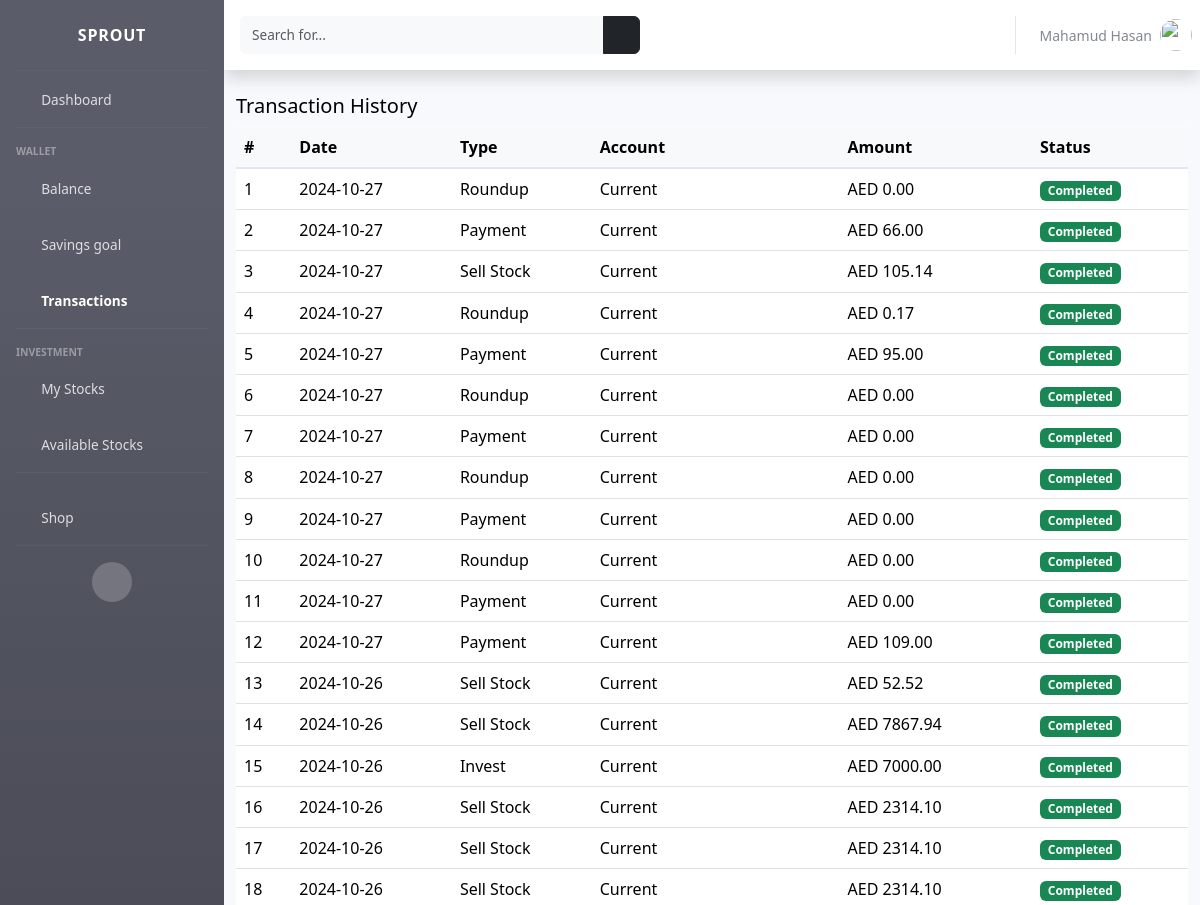
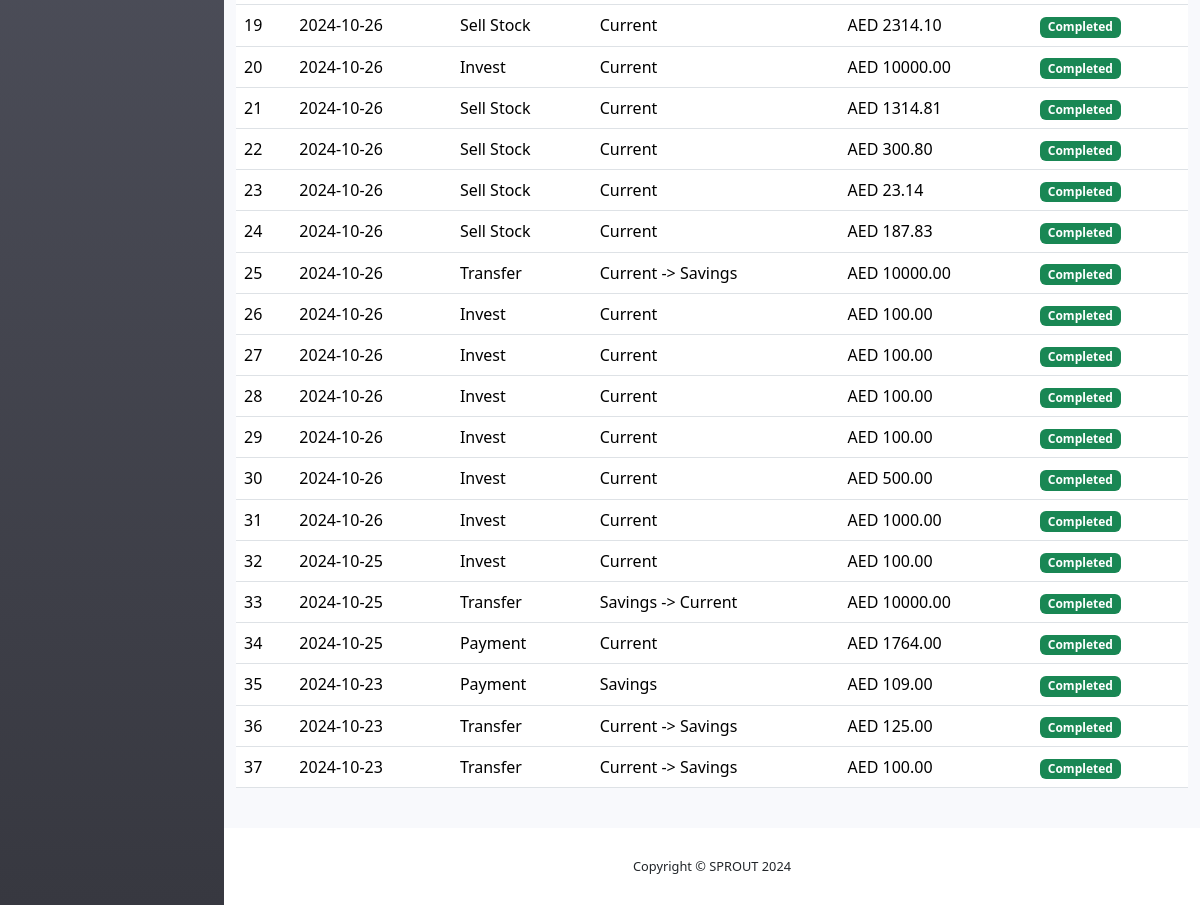
/wallet/transactions/ (signed in), run on an earlier commit of the app's database (2 pictures, top to bottom).
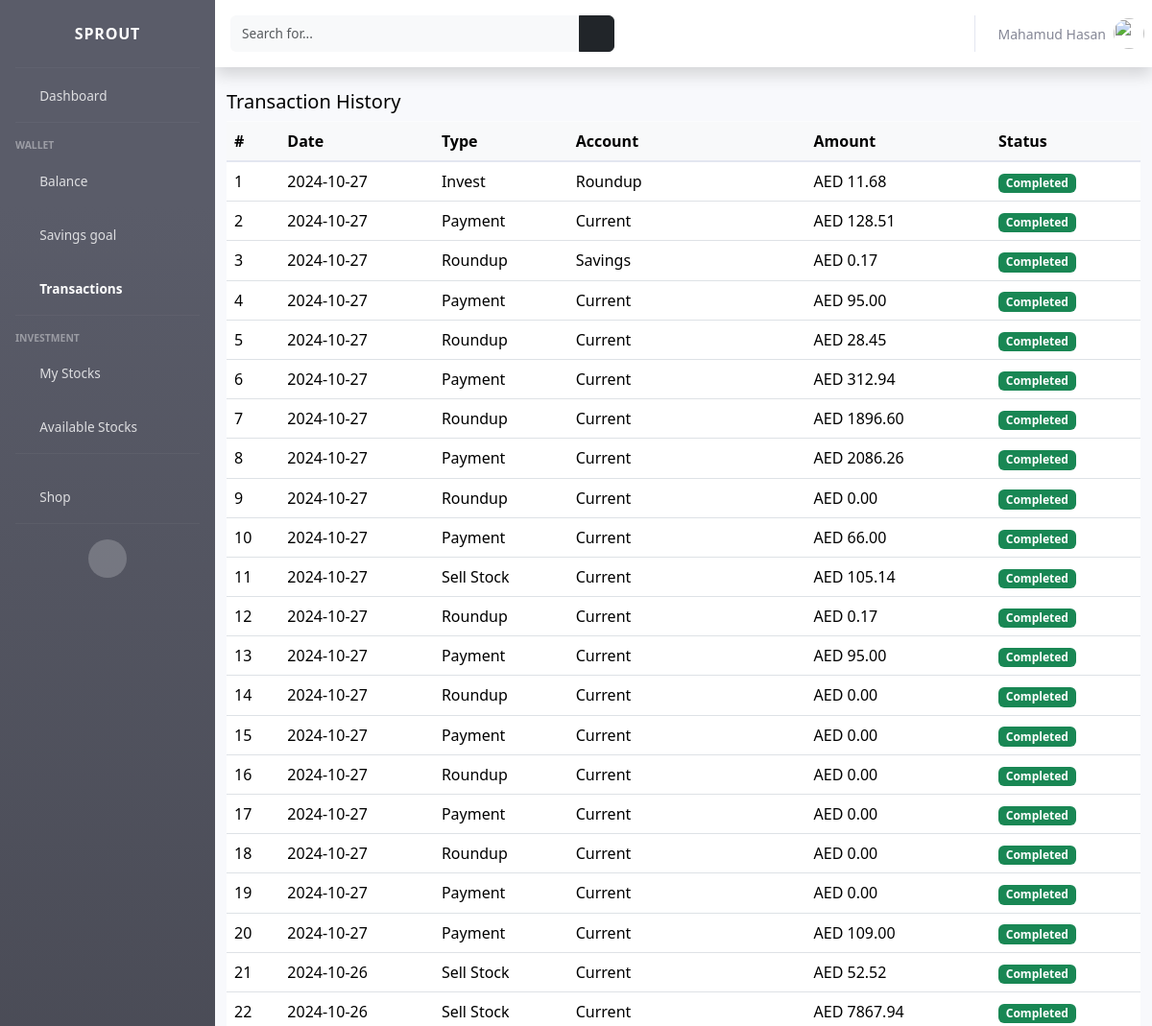
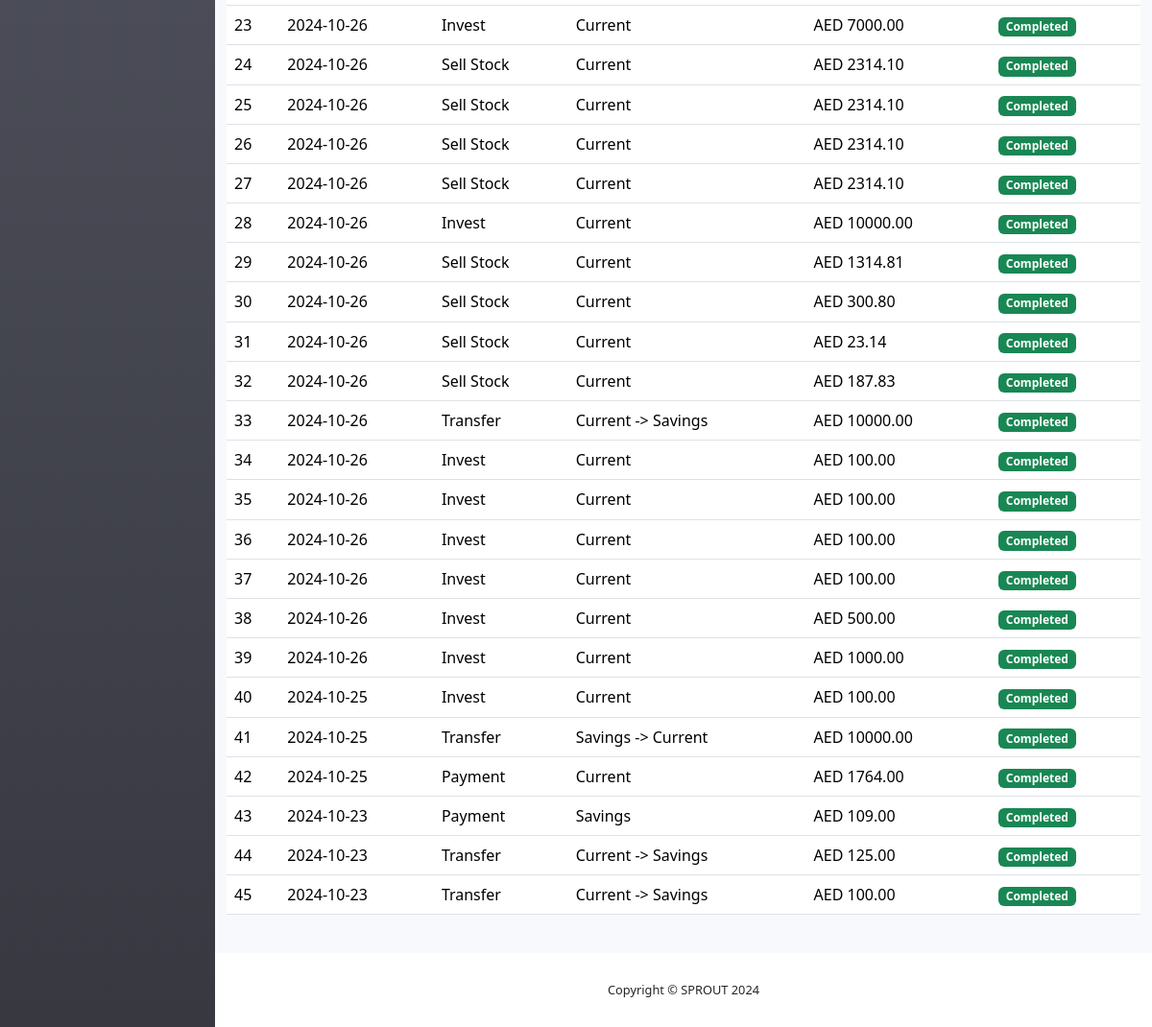
And on a later commit of the database (2 pictures, top to bottom).
### accounts/models.py (models this page shows)
class UserProfile(models.Model):
    user = models.OneToOneField(User, on_delete=models.CASCADE)
    bio = models.TextField(blank=True, null=True)
    dob = models.DateField(blank=True, null=True)
    gender = models.CharField(max_length=20, choices=[('male', 'Male'), ('female', 'Female')], blank=True, null=True)
    address = models.CharField(max_length=100, blank=True, null=True)
    phone = models.CharField(max_length=20, blank=True, null=True)
    picture = models.ImageField(upload_to='profile/', null=True, blank=True)
    pay_extra = models.CharField(max_length=20, default='roundup_balance', choices=(
        ('roundup_balance', 'Roundup Balance'),
        ('fixed_percentage', 'Fixed Percentage')
    ))
    pay_extra_for = models.CharField(max_length=20, default='savings', choices=(
        ('savings', 'Savings'),
        ('invest', 'Invest')
    ))
    percentage = models.DecimalField(max_digits=10, decimal_places=2, default=0)
    created_at = models.DateTimeField(auto_now_add=True)
    updated_at = models.DateTimeField(auto_now=True)
    def name(self):
        return f"{self.user.first_name} {self.user.last_name}"
    def __str__(self):
        return self.name()

### wallet/models.py (models this page shows, shortened)
class Transaction(models.Model):
    TRANSACTION_TYPES = [
        ('deposit', 'Deposit'),
        ('withdrawal', 'Withdrawal'),
        ('transfer', 'Transfer'),
        ('payment', 'Payment')
    ]
    wallet = models.ForeignKey(Wallet, on_delete=models.CASCADE, related_name='transactions')
    transaction_id = models.UUIDField(default=uuid.uuid4, unique=True, editable=False)
    amount = models.DecimalField(max_digits=10, decimal_places=2)
    account = models.CharField(max_length=50, blank=True, null=True)
    transaction_type = models.CharField(max_length=20, choices=TRANSACTION_TYPES)
    description = models.TextField(null=True, blank=True)
    created_at = models.DateTimeField(auto_now_add=True)

### wallet/views.py (the view)
# urls.py: path('transactions/', views.transaction_history, name="transactions"),
@login_required(login_url='accounts:login')
def transaction_history(request):
    t = Transaction.objects.filter(wallet=request.user.wallet).order_by('-created_at')
    return render(request, 'wallet/transactions.html', {'transactions': t})

### templates/wallet/transactions.html (shortened to what this page needs)
{% extends 'base.html' %}
{% block css %}
    <link href="https://cdn.jsdelivr.net/npm/bootstrap@5.3.3/dist/css/bootstrap.min.css" rel="stylesheet"
>
{% endblock %}
{% block content %}
<div class="row my-4" style="color: #000">
            <div class="col-md-12">
                <h5>Transaction History</h5>
                <table class="table table-hover text-capitalize">
                    <thead class="table-light">
                    <tr>
                        <th>#</th>
                        <th>Date</th>
                        <th>Type</th>
                        <th>Account</th>
                        <th>Amount</th>
                        <th>Status</th>
                    </tr>
                    </thead>
                    <tbody>
                    {% for t in transactions %}
                    <tr>
                        <td>{{ forloop.counter }}</td>
                        <td>{{ t.created_at|date:'Y-m-d' }}</td>
                        <td>{{ t.transaction_type }}</td>
                        <td>{{ t.account }}</td>
                        <td>AED {{ t.amount }}</td>
                        <td><span class="badge bg-success">Completed</span></td>
                    </tr>
                    {% endfor %}
                    </tbody>
                </table>
            </div>
        </div>
{% endblock %}

### templates/base.html (shortened to what this page needs)
<!DOCTYPE html>
<html lang="en">
{% load static %}
<head>
    <link href="{% static 'vendor/fontawesome-free/css/all.min.css' %}" rel="stylesheet" type="text/css">
    <link href="{% static 'css/sb-admin-2.min.css' %}" rel="stylesheet">
    {% block css %} {% endblock %}
</head>
<body id="page-top">
<div id="wrapper">
    <ul class="navbar-nav bg-gradient-dark sidebar sidebar-dark accordion" id="accordionSidebar">
        <a class="sidebar-brand d-flex align-items-center justify-content-center" href="{% url 'index' %}">
            <div class="sidebar-brand-text mx-3">SPROUT</div>
        </a>
        <hr class="sidebar-divider my-0">
        <li class="nav-item" id="dashboard">
            <a class="nav-link" href="{% url 'main:dashboard' %}">
                <i class="fas fa-fw fa-tachometer-alt"></i>
                <span>Dashboard</span></a>
        </li>
        <hr class="sidebar-divider">
        <div class="sidebar-heading">
            Wallet
        </div>
        <li class="nav-item" id="balance">
            <a class="nav-link collapsed" href="{% url 'wallet:wallet_balance' %}">
                <i class="fas fa-fw fa-wallet"></i>
                <span>Balance</span>
            </a>
        </li>
        <li class="nav-item" id="goal">
            <a class="nav-link collapsed" href="{% url 'wallet:savings_goal' %}">
                <i class="fas fa-fw fa-wallet"></i>
                <span>Savings goal</span>
            </a>
        </li>
        <li class="nav-item" id="transactions">
            <a class="nav-link collapsed" href="{% url 'wallet:transactions' %}">
                <i class="fas fa-fw fa-credit-card"></i>
                <span>Transactions</span>
            </a>
        </li>
        <hr class="sidebar-divider">
        <div class="sidebar-heading">
            Investment
        </div>
        <li class="nav-item" id="user_stocks">
            <a class="nav-link" href="{% url 'stock:user_stocks' %}">
                <i class="fas fa-fw fa-chart-area"></i>
                <span>My Stocks</span></a>
        </li>
        <li class="nav-item" id="stock_list">
            <a class="nav-link" href="{% url 'stock:stock_list' %}">
                <i class="fas fa-fw fa-table"></i>
                <span>Available Stocks</span></a>
        </li>
        <hr class="sidebar-divider d-none d-md-block">
        <li class="nav-item" id="stock_list">
            <a class="nav-link" href="{% url 'shop:shop' %}">
                <i class="fas fa-fw fa-shopping-bag"></i>
                <span>Shop</span></a>
        </li>
        <hr class="sidebar-divider d-none d-md-block">
        <div class="text-center d-none d-md-inline">
            <button class="rounded-circle border-0" id="sidebarToggle"></button>
        </div>
    </ul>
    <div id="content-wrapper" class="d-flex flex-column">
        <div id="content">
            <nav class="navbar navbar-expand navbar-light bg-white topbar mb-4 static-top shadow">
                <form
                        class="d-none d-sm-inline-block form-inline mr-auto ml-md-3 my-2 my-md-0 mw-100 navbar-search">
                    <div class="input-group">
                        <input type="text" class="form-control bg-light border-0 small" placeholder="Search for..."
                               aria-label="Search" aria-describedby="basic-addon2">
                        <div class="input-group-append">
                            <button class="btn btn-dark" type="button">
                                <i class="fas fa-search fa-sm"></i>
                            </button>
                        </div>
                    </div>
                </form>
                <ul class="navbar-nav ml-auto">
                    <li class="nav-item dropdown no-arrow">
                        <a class="nav-link dropdown-toggle" id="userDropdown" role="button"
                           data-toggle="dropdown" aria-haspopup="true" aria-expanded="false">
                            <span class="mr-2 d-none d-lg-inline text-gray-600 small">{{ user.userprofile }}</span>
                            <img class="img-profile rounded-circle"
                                 src="
                                         {% if user.userprofile.picture %}{{ user.userprofile.image.url }}{% else %}{% static 'img/profile.jpg' %}{% endif %}">
                        </a>
                    </li>
                </ul>
            </nav>
            <div class="container">
                {% block content %} {% endblock %}
            </div>
        </div>
        <footer class="sticky-footer bg-white">
            <div class="container my-auto">
                <div class="copyright text-center my-auto">
                    <span>Copyright &copy; SPROUT 2024</span>
                </div>
            </div>
        </footer>
    </div>
</div>
</body>
</html>

What changed in the data, as far as the page shows it:
added Transaction: created_at "2024-10-27", transaction_type "Invest", account "Roundup", amount "11.68"
added Transaction: created_at "2024-10-27", transaction_type "Payment", account "Current", amount "128.51"
added Transaction: created_at "2024-10-27", transaction_type "Roundup", account "Savings", amount "0.17"
added Transaction: created_at "2024-10-27", transaction_type "Payment", account "Current", amount "95.00"
added Transaction: created_at "2024-10-27", transaction_type "Roundup", account "Current", amount "28.45"
added Transaction: created_at "2024-10-27", transaction_type "Payment", account "Current", amount "312.94"
added Transaction: created_at "2024-10-27", transaction_type "Roundup", account "Current", amount "1896.60"
added Transaction: created_at "2024-10-27", transaction_type "Payment", account "Current", amount "2086.26"
